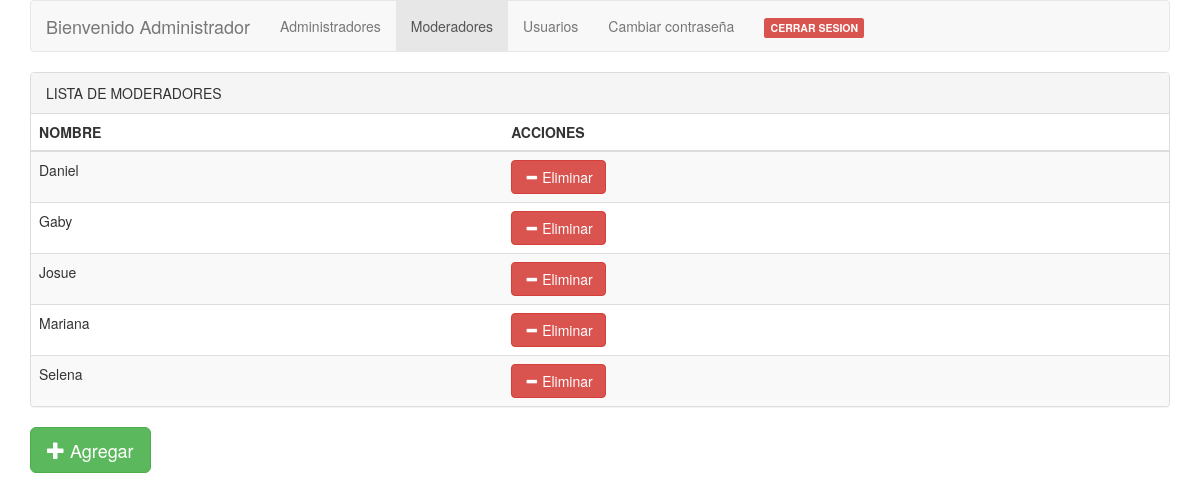
The app's page /moderadores.php with its own data.
### tables this page shows
CREATE TABLE `usuarios` (
  `nombre` varchar(30) NOT NULL,
  `password` varchar(30) NOT NULL,
  `tipo` varchar(30) NOT NULL
);

### moderadores.php (the view, shortened to what this page needs)
<!DOCTYPE html>
<html lang="en">
<head>
	<link href="css/bootstrap.min.css" rel="stylesheet">
</head>
<body>
   <div class="container">
	<nav class="navbar navbar-default">
		<div class="container-fluid">
			<div class="navbar-header">
				<a href="frmadmin.php" class="navbar-brand">Bienvenido Administrador
				</a>
			</div>
			<div class="collapse navbar-collapse" id="miMenu">
				<ul class="nav navbar-nav">
					<li><a href="administradores.php">Administradores</a></li>
					<li class="active"><a href="moderadores.php">Moderadores</a></li>
					<li><a href="usuarios.php">Usuarios</a></li>
					<li><a onclick="cambiar();" href="#">Cambiar contraseña</a></li>
					<li><a href="php/cerrarsesion.php"><span class="label label-danger">CERRAR SESION </span></a></li>
				</ul>
			</div>
		</div>
	</nav>
</div>
<div class="container">
<div class="panel panel-default">
    <div class="panel-heading">LISTA DE MODERADORES</div>
	<div class="table-responsive">
		<table class="table table-striped table-hover">
			<thead>
				<tr>
					<th>NOMBRE</th>
					<th>ACCIONES</th>
				</tr>
			</thead>
			<tbody>
				<?php
				     require('php/conexion.php');
				     $result=mysqli_query($conexion,'SELECT nombre FROM usuarios where tipo="moderador"');
				     while ($usuarios=mysqli_fetch_array($result)){
						 $id=$usuarios['nombre'];
						 echo "<td id='nombre:$id' class='cam_editable'>".$usuarios['nombre']."</td>";
						 echo"<td id='$id' button='true'><button type='button' class='btn btn-danger'><span class='glyphicon glyphicon-minus'></span> Eliminar</button></td>";
					 }
				?>
			</tbody>
		</table>
	</div>
	</div>
	<button type="button" onclick="ventananuevo();" class="btn btn-success btn-lg" >
          <span class="glyphicon glyphicon-plus" aria-hidden="true"></span> Agregar
    </button>
	</div>
</body>

### records on screen
usuarios: nombre "Daniel"
usuarios: nombre "Gaby"
usuarios: nombre "Josue"
usuarios: nombre "Mariana"
usuarios: nombre "Selena"
